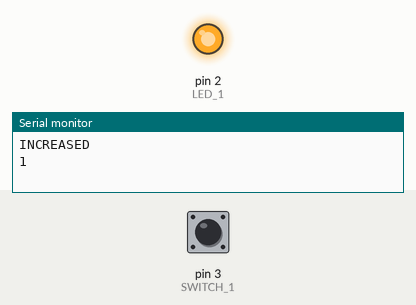
Simulated run of this sketch. Board: Arduino Uno, built with avr-gcc and run on an emulated ATmega328P. Parts: output pins drawn as LEDs (lit = HIGH), the last lines printed to the serial monitor. Inputs (shaded band) come from the test bench; at power-on: pin 3 (SWITCH_1) LOW.

Above: at 1.2 s.
1.3 s: pin 3 (SWITCH_1) pulled HIGH for 0.15 s
At 1.8 s:
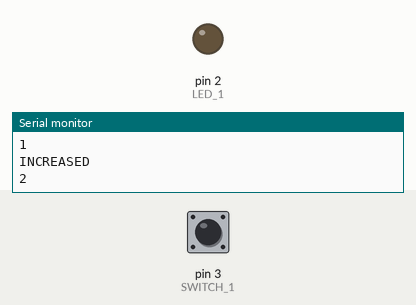
2.9 s: pin 3 (SWITCH_1) pulled HIGH for 1 s
At 4.3 s:
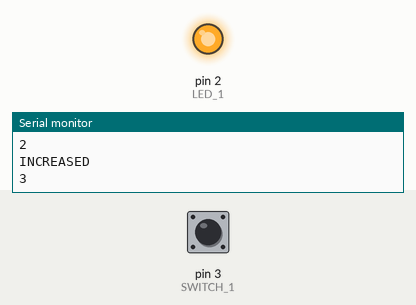
5.4 s: pin 3 (SWITCH_1) pulled HIGH for 3.2 s
At 9.1 s:
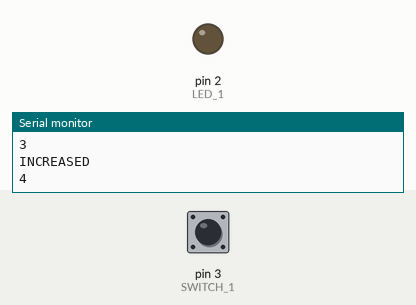
Timing chart, 0 to 10.6 s (numbered marks = the images above; inputs shaded):
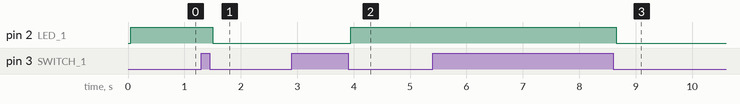

Measured:
- after the input at 1.3 s, pin 2 (LED_1): HIGH → LOW after 0.20 s
- after the input at 2.9 s, pin 2 (LED_1): LOW → HIGH after 1.1 s
- after the input at 5.4 s, pin 2 (LED_1): HIGH → LOW after 3.3 s

The sketch:

switch_light_test.ino
```cpp
#define LED_1 2
#define SWITCH_1 3

int LastCheck = LOW;
int SHEEP = 0;
int LightState = LOW;

unsigned long lastBounce = 0;
unsigned long bounce = 50;

void setup()
{
  pinMode(LED_1, OUTPUT);
  pinMode(SWITCH_1, INPUT);
  Serial.begin(9600);
}

void loop() {
  int reading = digitalRead(SWITCH_1);
  if (reading != LastCheck)
  {
    lastBounce = millis();
  }

  if ((millis() - lastBounce) > bounce)
  {
    if (!reading)
    {
      if (LastCheck == LOW)
      {
        LightState = !LightState;
        digitalWrite(LED_1, LightState);
        SHEEP++;
        Serial.println("INCREASED");
        Serial.println(SHEEP);
      }
      LastCheck = HIGH;
    }
    else
    {
      LastCheck = LOW;
    }
  }
}
```
